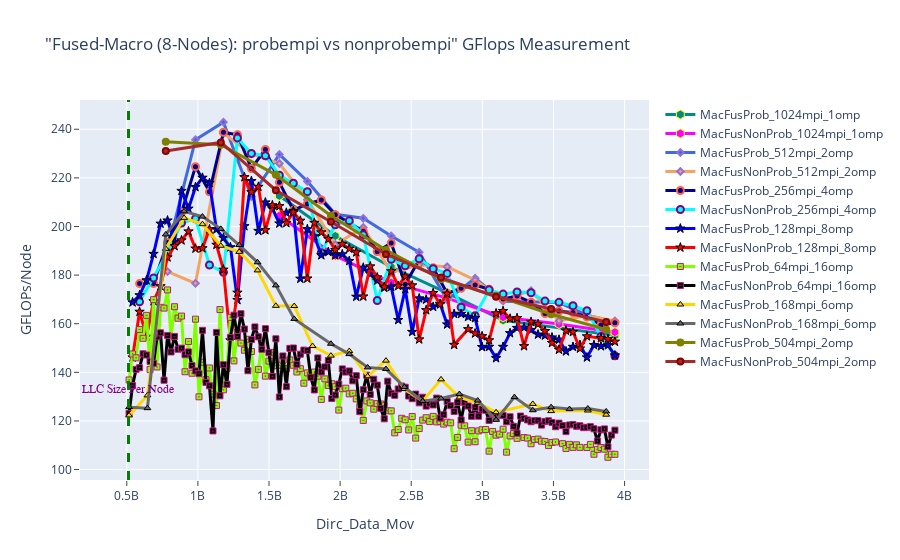

The notebook cell this image was saved under:
### Markdown cell above
## GFLOPS - Fused Macro: Probempi vs NonProbempi

### Code cell
fig = go.Figure() 

# Case 1
fig.add_trace(go.Scatter(x=(dfn8MacFusProb_1024mpi_1omp.Dirc_Data_Mov*(dfn8MacFusProb_1024mpi_1omp.MPI_size/8)), 
                         y=(dfn8MacFusProb_1024mpi_1omp.GFLOPS*(dfn8MacFusProb_1024mpi_1omp.MPI_size/8)), 
                         mode='lines+markers', 
                         name='MacFusProb_1024mpi_1omp',
                         line=dict(color='darkcyan',width=3),
                         marker=dict(symbol='hexagon',size=9, line=dict(color='yellow',width=1))))

fig.add_trace(go.Scatter(x=(dfn8MacFusNonProb_1024mpi_1omp.Dirc_Data_Mov*(dfn8MacFusNonProb_1024mpi_1omp.MPI_size/8)), 
                         y=(dfn8MacFusNonProb_1024mpi_1omp.GFLOPS*(dfn8MacFusNonProb_1024mpi_1omp.MPI_size/8)), 
                         mode='lines+markers', 
                         name='MacFusNonProb_1024mpi_1omp',
                         line=dict(color='magenta',width=3),
                         marker=dict(symbol='hexagon',size=9, line=dict(color='yellow',width=1))))


# Case 2
fig.add_trace(go.Scatter(x=(dfn8MacFusProb_512mpi_2omp.Dirc_Data_Mov*(dfn8MacFusProb_512mpi_2omp.MPI_size/8)), 
                         y=(dfn8MacFusProb_512mpi_2omp.GFLOPS*(dfn8MacFusProb_512mpi_2omp.MPI_size/8)), 
                         mode='lines+markers', 
                         name='MacFusProb_512mpi_2omp',
                         line=dict(color='royalblue',width=3),
                         marker=dict(symbol='diamond',size=5,line=dict(color='MediumPurple',width=2))))

fig.add_trace(go.Scatter(x=(dfn8MacFusNonProb_512mpi_2omp.Dirc_Data_Mov*(dfn8MacFusNonProb_512mpi_2omp.MPI_size/8)), 
                         y=(dfn8MacFusNonProb_512mpi_2omp.GFLOPS*(dfn8MacFusNonProb_512mpi_2omp.MPI_size/8)), 
                         mode='lines+markers', 
                         name='MacFusNonProb_512mpi_2omp',
                         line=dict(color='sandybrown',width=3),
                         marker=dict(symbol='diamond',size=5,line=dict(color='MediumPurple',width=2))))


# Case 3
fig.add_trace(go.Scatter(x=(dfn8MacFusProb_256mpi_4omp.Dirc_Data_Mov*(dfn8MacFusProb_256mpi_4omp.MPI_size/8)), 
                         y=(dfn8MacFusProb_256mpi_4omp.GFLOPS*(dfn8MacFusProb_256mpi_4omp.MPI_size/8)), 
                         mode='lines+markers', 
                         name='MacFusProb_256mpi_4omp',
                         line=dict(color='darkblue',width=3),
                         marker=dict(symbol='circle',size=7, line=dict(color='tomato',width=2))))

fig.add_trace(go.Scatter(x=(dfn8MacFusNonProb_256mpi_4omp.Dirc_Data_Mov*(dfn8MacFusNonProb_256mpi_4omp.MPI_size/8)), 
                         y=(dfn8MacFusNonProb_256mpi_4omp.GFLOPS*(dfn8MacFusNonProb_256mpi_4omp.MPI_size/8)), 
                         mode='lines+markers', 
                         name='MacFusNonProb_256mpi_4omp',
                         line=dict(color='cyan',width=3),
                         marker=dict(symbol='circle',size=7,line=dict(color='Purple',width=2))))



# Case 4
fig.add_trace(go.Scatter(x=(dfn8MacFusProb_128mpi_8omp.Dirc_Data_Mov*(dfn8MacFusProb_128mpi_8omp.MPI_size/8)), 
                         y=(dfn8MacFusProb_128mpi_8omp.GFLOPS*(dfn8MacFusProb_128mpi_8omp.MPI_size/8)), 
                         mode='lines+markers', 
                         name='MacFusProb_128mpi_8omp',
                         line=dict(color='blue',width=3),
                         marker=dict(symbol='star',size=7, line=dict(color='black',width=1))))

fig.add_trace(go.Scatter(x=(dfn8MacFusNonProb_128mpi_8omp.Dirc_Data_Mov*(dfn8MacFusNonProb_128mpi_8omp.MPI_size/8)), 
                         y=(dfn8MacFusNonProb_128mpi_8omp.GFLOPS*(dfn8MacFusNonProb_128mpi_8omp.MPI_size/8)), 
                         mode='lines+markers', 
                         name='MacFusNonProb_128mpi_8omp',
                         line=dict(color='red',width=3),
                         marker=dict(symbol='star',size=7, line=dict(color='black',width=1))))


# Case 5
fig.add_trace(go.Scatter(x=(dfn8MacFusProb_64mpi_16omp.Dirc_Data_Mov*(dfn8MacFusProb_64mpi_16omp.MPI_size/8)), 
                         y=(dfn8MacFusProb_64mpi_16omp.GFLOPS*(dfn8MacFusProb_64mpi_16omp.MPI_size/8)), 
                         mode='lines+markers', 
                         name='MacFusProb_64mpi_16omp',
                         line=dict(color='chartreuse',width=3),
                         marker=dict(symbol='square-dot',size=6, line=dict(color='mediumvioletred',width=1))))

fig.add_trace(go.Scatter(x=(dfn8MacFusNonProb_64mpi_16omp.Dirc_Data_Mov*(dfn8MacFusNonProb_64mpi_16omp.MPI_size/8)), 
                         y=(dfn8MacFusNonProb_64mpi_16omp.GFLOPS*(dfn8MacFusNonProb_64mpi_16omp.MPI_size/8)), 
                         mode='lines+markers', 
                         name='MacFusNonProb_64mpi_16omp',
                         line=dict(color='black',width=3),
                         marker=dict(symbol='square-dot',size=6, line=dict(color='mediumvioletred',width=1))))


# Case 6
fig.add_trace(go.Scatter(x=(dfn8MacFusProb_168mpi_6omp.Dirc_Data_Mov*(dfn8MacFusProb_168mpi_6omp.MPI_size/8)), 
                         y=(dfn8MacFusProb_168mpi_6omp.GFLOPS*(dfn8MacFusProb_168mpi_6omp.MPI_size/8)), 
                         mode='lines+markers', 
                         name='MacFusProb_168mpi_6omp',
                         line=dict(color='gold',width=3),
                         marker=dict(symbol='triangle-up',size=6, line=dict(color='black',width=1))))

fig.add_trace(go.Scatter(x=(dfn8MacFusNonProb_168mpi_6omp.Dirc_Data_Mov*(dfn8MacFusNonProb_168mpi_6omp.MPI_size/8)), 
                         y=(dfn8MacFusNonProb_168mpi_6omp.GFLOPS*(dfn8MacFusNonProb_168mpi_6omp.MPI_size/8)), 
                         mode='lines+markers', 
                         name='MacFusNonProb_168mpi_6omp',
                         line=dict(color='dimgray',width=3),
                         marker=dict(symbol='triangle-up',size=6, line=dict(color='black',width=1))))



# Case 7
fig.add_trace(go.Scatter(x=(dfn8MacFusProb_504mpi_2omp.Dirc_Data_Mov*(dfn8MacFusProb_504mpi_2omp.MPI_size/8)), 
                         y=(dfn8MacFusProb_504mpi_2omp.GFLOPS*(dfn8MacFusProb_504mpi_2omp.MPI_size/8)), 
                         mode='lines+markers', 
                         name='MacFusProb_504mpi_2omp',
                         line=dict(color='olive',width=3),
                         marker=dict(symbol='circle',size=6, line=dict(color='olive',width=2))))

fig.add_trace(go.Scatter(x=(dfn8MacFusNonProb_504mpi_2omp.Dirc_Data_Mov*(dfn8MacFusNonProb_504mpi_2omp.MPI_size/8)), 
                         y=(dfn8MacFusNonProb_504mpi_2omp.GFLOPS*(dfn8MacFusNonProb_504mpi_2omp.MPI_size/8)), 
                         mode='lines+markers', 
                         name='MacFusNonProb_504mpi_2omp',
                         line=dict(color='Brown',width=3),
                         marker=dict(symbol='circle',size=6, line=dict(color='darkred',width=2))))




# Adding a vertical line
fig.add_vline(x=512e6, line_width=3, line_dash="dash", line_color="green")
# fig.add_hline(y=1024, line_width=3, line_dash="dash", line_color="red")

# Add annotation
fig.add_annotation(
    x='512e6'
    , y=130
    , text=f'LLC Size Per Node'
    , yanchor='bottom'
    , showarrow=False
    , arrowhead=1
    , arrowsize=1
    , arrowwidth=2
    , arrowcolor="#636363"
    , ax=-20
    , ay=-30
    , font=dict(size=12, color="purple", family="Sans Serif")
    , align="left"
    ,)

fig.update_layout(title='"Fused-Macro (8-Nodes): probempi vs nonprobempi" GFlops Measurement',
                  xaxis_title='Dirc_Data_Mov', yaxis_title='GFLOPs/Node', 
                  xaxis=dict(ticks="outside"),  
                  yaxis=dict(ticks="outside"))

### Figure 1 — Plotly figure (JSON) as saved in the notebook; plotly's stock layout.template omitted (floating-point values rounded to 4 significant figures; data arrays with more than 128 entries replaced by an {"elided": "..."} marker saying what was removed)
{"data": [{"line": {"color": "darkcyan", "width": 3}, "marker": {"line": {"color": "yellow", "width": 1}, "size": 9, "symbol": "hexagon"}, "mode": "lines+markers", "name": "MacFusProb_1024mpi_1omp", "type": "scatter", "x": [1572864000, 1966080000, 2359296000, 2752512000, 3145728000, 3932160000], "y": [212.6, 196.1, 183.3, 172.7, 161.4, 155.2]}, {"line": {"color": "magenta", "width": 3}, "marker": {"line": {"color": "yellow", "width": 1}, "size": 9, "symbol": "hexagon"}, "mode": "lines+markers", "name": "MacFusNonProb_1024mpi_1omp", "type": "scatter", "x": [1572864000, 1966080000, 2359296000, 2752512000, 3145728000, 3538944000, 3932160000], "y": [204.4, 188.0, 176.9, 170.5, 162.7, 159.9, 156.5]}, {"line": {"color": "royalblue", "width": 3}, "marker": {"line": {"color": "MediumPurple", "width": 2}, "size": 5, "symbol": "diamond"}, "mode": "lines+markers", "name": "MacFusProb_512mpi_2omp", "type": "scatter", "x": [786432000, 983040000, 1179648000, 1376256000, 1572864000, 1769472000, 1966080000, 2162688000, 2359296000, 2555904000, 2752512000, 2949120000, 3145728000, 3538944000, 3735552000, 3932160000], "y": [190.4, 235.7, 242.9, 212.3, 229.6, 218.6, 205.0, 203.4, 196.1, 189.4, 169.8, 178.7, 169.3, 168.7, 163.5, 160.7]}, {"line": {"color": "sandybrown", "width": 3}, "marker": {"line": {"color": "MediumPurple", "width": 2}, "size": 5, "symbol": "diamond"}, "mode": "lines+markers", "name": "MacFusNonProb_512mpi_2omp", "type": "scatter", "x": [786432000, 983040000, 1179648000, 1376256000, 1572864000, 1769472000, 1966080000, 2162688000, 2359296000, 2555904000, 2752512000, 2949120000, 3145728000, 3342336000, 3538944000, 3735552000, 3932160000], "y": [181.5, 176.6, 238.3, 229.8, 225.9, 211.0, 192.6, 199.6, 181.1, 184.2, 183.5, 177.9, 169.8, 173.6, 161.2, 163.3, 161.1]}, {"line": {"color": "darkblue", "width": 3}, "marker": {"line": {"color": "tomato", "width": 2}, "size": 7, "symbol": "circle"}, "mode": "lines+markers", "name": "MacFusProb_256mpi_4omp", "type": "scatter", "x": [589824000, 688128000, 786432000, 884736000, 983040000, 1081344000, 1179648000, 1277952000, 1376256000, 1474560000, 1572864000, 1671168000, 1769472000, 1867776000, 1966080000, 2064384000, 2162688000, 2260992000, 2359296000, 2457600000, 2555904000, 2654208000, 2752512000, 2850816000, 2949120000, 3047424000, 3145728000, 3244032000, 3342336000, 3440640000, 3538944000, 3637248000, 3735552000, 3833856000, 3932160000], "y": [176.5, 176.5, 193.4, 205.8, 224.6, 214.3, 238.8, 237.7, 223.9, 231.7, 218.1, 206.7, 209.3, 210.9, 204.9, 201.4, 198.1, 189.7, 193.2, 176.2, 186.3, 183.0, 172.5, 174.6, 175.9, 174.2, 170.1, 171.4, 168.9, 164.2, 165.2, 164.6, 162.8, 159.5, 160.4]}, {"line": {"color": "cyan", "width": 3}, "marker": {"line": {"color": "Purple", "width": 2}, "size": 7, "symbol": "circle"}, "mode": "lines+markers", "name": "MacFusNonProb_256mpi_4omp", "type": "scatter", "x": [589824000, 688128000, 786432000, 884736000, 983040000, 1081344000, 1179648000, 1277952000, 1376256000, 1474560000, 1572864000, 1671168000, 1769472000, 1867776000, 1966080000, 2064384000, 2162688000, 2260992000, 2359296000, 2457600000, 2555904000, 2654208000, 2752512000, 2850816000, 2949120000, 3047424000, 3145728000, 3244032000, 3342336000, 3440640000, 3538944000, 3637248000, 3735552000, 3833856000, 3932160000], "y": [169.0, 178.8, 189.2, 201.4, 203.2, 184.1, 181.1, 236.4, 230.0, 229.0, 221.1, 217.8, 214.3, 189.2, 200.7, 202.4, 196.6, 169.5, 186.5, 183.8, 186.7, 182.6, 180.7, 166.8, 163.3, 173.9, 172.2, 173.0, 172.7, 169.3, 168.8, 167.4, 165.3, 154.7, 146.8]}, {"line": {"color": "blue", "width": 3}, "marker": {"line": {"color": "black", "width": 1}, "size": 7, "symbol": "star"}, "mode": "lines+markers", "name": "MacFusProb_128mpi_8omp", "type": "scatter", "x": [540672000, 589824000, 638976000, 688128000, 737280000, 786432000, 835584000, 884736000, 933888000, 983040000, 1032192000, 1081344000, 1130496000, 1179648000, 1228800000, 1277952000, 1327104000, 1376256000, 1425408000, 1474560000, 1523712000, 1572864000, 1622016000, 1671168000, 1720320000, 1769472000, 1818624000, 1867776000, 1916928000, 1966080000, 2015232000, 2064384000, 2113536000, 2162688000, 2211840000, 2260992000, 2310144000, 2359296000, 2408448000, 2457600000, 2506752000, 2555904000, 2605056000, 2654208000, 2703360000, 2752512000, 2801664000, 2850816000, 2899968000, 2949120000, 2998272000, 3047424000, 3096576000, 3145728000, 3194880000, 3244032000, 3293184000, 3342336000, 3391488000, 3440640000, 3489792000, 3538944000, 3588096000, 3637248000, 3686400000, 3735552000, 3784704000, 3833856000, 3883008000, 3932160000], "y": [168.8, 171.7, 177.8, 188.7, 201.2, 202.5, 193.7, 214.6, 207.4, 216.2, 220.1, 217.9, 198.8, 195.3, 191.5, 169.8, 200.1, 218.7, 198.2, 209.9, 207.2, 201.2, 205.7, 206.4, 178.5, 198.9, 196.0, 188.2, 189.5, 188.1, 188.6, 185.8, 171.1, 183.1, 180.5, 177.7, 174.8, 175.2, 161.5, 174.2, 156.6, 170.4, 169.9, 166.9, 168.2, 159.7, 164.0, 164.1, 162.8, 162.3, 150.4, 150.5, 145.8, 150.5, 156.1, 158.2, 158.4, 157.4, 155.5, 155.1, 154.4, 153.4, 148.6, 150.5, 151.3, 146.1, 151.2, 150.7, 151.2, 147.0]}, {"line": {"color": "red", "width": 3}, "marker": {"line": {"color": "black", "width": 1}, "size": 7, "symbol": "star"}, "mode": "lines+markers", "name": "MacFusNonProb_128mpi_8omp", "type": "scatter", "x": [540672000, 589824000, 638976000, 688128000, 737280000, 786432000, 835584000, 884736000, 933888000, 983040000, 1032192000, 1081344000, 1130496000, 1179648000, 1228800000, 1277952000, 1327104000, 1376256000, 1425408000, 1474560000, 1523712000, 1572864000, 1622016000, 1671168000, 1720320000, 1769472000, 1818624000, 1867776000, 1916928000, 1966080000, 2015232000, 2064384000, 2113536000, 2162688000, 2211840000, 2260992000, 2310144000, 2359296000, 2408448000, 2457600000, 2506752000, 2555904000, 2605056000, 2654208000, 2703360000, 2752512000, 2801664000, 2899968000, 2949120000, 2998272000, 3047424000, 3096576000, 3145728000, 3194880000, 3244032000, 3293184000, 3342336000, 3391488000, 3440640000, 3489792000, 3538944000, 3588096000, 3637248000, 3686400000, 3735552000, 3833856000, 3883008000, 3932160000], "y": [146.1, 164.9, 154.7, 169.3, 175.4, 187.3, 192.0, 194.3, 198.0, 190.9, 191.0, 198.8, 192.5, 182.2, 153.2, 172.8, 220.3, 214.1, 216.3, 198.5, 208.7, 208.4, 201.4, 205.8, 202.4, 178.6, 201.5, 197.6, 194.8, 190.3, 192.8, 190.9, 189.4, 171.2, 183.6, 179.0, 175.1, 181.6, 175.6, 179.4, 175.8, 153.6, 165.6, 172.6, 168.0, 172.3, 151.3, 157.8, 156.0, 154.9, 153.2, 164.3, 165.2, 162.1, 162.3, 150.8, 160.8, 159.9, 157.0, 152.1, 149.3, 157.1, 156.6, 149.8, 154.8, 154.0, 153.7, 152.6]}, {"line": {"color": "chartreuse", "width": 3}, "marker": {"line": {"color": "mediumvioletred", "width": 1}, "size": 6, "symbol": "square-dot"}, "mode": "lines+markers", "name": "MacFusProb_64mpi_16omp", "type": "scatter", "x": {"elided": "137 int values"}, "y": {"elided": "137 float values"}}, {"line": {"color": "black", "width": 3}, "marker": {"line": {"color": "mediumvioletred", "width": 1}, "size": 6, "symbol": "square-dot"}, "mode": "lines+markers", "name": "MacFusNonProb_64mpi_16omp", "type": "scatter", "x": {"elided": "140 int values"}, "y": {"elided": "140 float values"}}, {"line": {"color": "gold", "width": 3}, "marker": {"line": {"color": "black", "width": 1}, "size": 6, "symbol": "triangle-up"}, "mode": "lines+markers", "name": "MacFusProb_168mpi_6omp", "type": "scatter", "x": [516096000, 645120000, 774144000, 903168000, 1032192000, 1161216000, 1290240000, 1419264000, 1548288000, 1677312000, 1806336000, 1935360000, 2064384000, 2193408000, 2322432000, 2451456000, 2580480000, 2709504000, 2838528000, 2967552000, 3096576000, 3354624000, 3483648000, 3741696000, 3870720000], "y": [122.3, 130.5, 190.8, 203.5, 201.0, 192.1, 189.6, 181.9, 167.4, 167.3, 150.8, 146.9, 148.8, 138.4, 144.8, 133.1, 128.2, 137.1, 129.7, 127.4, 123.6, 127.0, 124.0, 124.3, 122.6]}, {"line": {"color": "dimgray", "width": 3}, "marker": {"line": {"color": "black", "width": 1}, "size": 6, "symbol": "triangle-up"}, "mode": "lines+markers", "name": "MacFusNonProb_168mpi_6omp", "type": "scatter", "x": [516096000, 645120000, 774144000, 903168000, 1032192000, 1161216000, 1290240000, 1419264000, 1548288000, 1677312000, 1935360000, 2064384000, 2193408000, 2322432000, 2451456000, 2580480000, 2709504000, 2838528000, 2967552000, 3096576000, 3225600000, 3354624000, 3483648000, 3612672000, 3741696000, 3870720000], "y": [125.7, 125.3, 196.7, 206.2, 204.1, 199.0, 192.4, 185.3, 175.8, 162.0, 151.8, 147.5, 142.0, 141.4, 133.9, 128.1, 129.2, 131.1, 128.4, 120.5, 129.8, 124.4, 125.7, 124.9, 125.1, 123.9]}, {"line": {"color": "olive", "width": 3}, "marker": {"line": {"color": "olive", "width": 2}, "size": 6, "symbol": "circle"}, "mode": "lines+markers", "name": "MacFusProb_504mpi_2omp", "type": "scatter", "x": [774144000, 1161216000, 1548288000, 1935360000, 2322432000, 2709504000, 3096576000, 3483648000, 3870720000], "y": [234.9, 233.6, 221.2, 204.4, 190.3, 178.3, 171.5, 163.9, 157.6]}, {"line": {"color": "Brown", "width": 3}, "marker": {"line": {"color": "darkred", "width": 2}, "size": 6, "symbol": "circle"}, "mode": "lines+markers", "name": "MacFusNonProb_504mpi_2omp", "type": "scatter", "x": [774144000, 1161216000, 1548288000, 1935360000, 2322432000, 2709504000, 3096576000, 3483648000, 3870720000], "y": [231.0, 234.6, 214.9, 201.9, 188.6, 179.0, 171.1, 166.1, 160.7]}], "layout": {"annotations": [{"align": "left", "arrowcolor": "#636363", "arrowhead": 1, "arrowsize": 1, "arrowwidth": 2, "ax": -20, "ay": -30, "font": {"color": "purple", "family": "Sans Serif", "size": 12}, "showarrow": false, "text": "LLC Size Per Node", "x": "512e6", "y": 130, "yanchor": "bottom"}], "shapes": [{"line": {"color": "green", "dash": "dash", "width": 3}, "type": "line", "x0": 512000000, "x1": 512000000, "xref": "x", "y0": 0, "y1": 1, "yref": "y domain"}], "title": {"text": "\"Fused-Macro (8-Nodes): probempi vs nonprobempi\" GFlops Measurement"}, "xaxis": {"ticks": "outside", "title": {"text": "Dirc_Data_Mov"}}, "yaxis": {"ticks": "outside", "title": {"text": "GFLOPs/Node"}}}}
